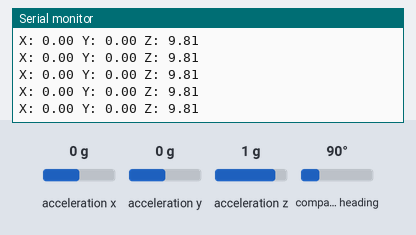
Bench run of a sketch on a simulated Arduino Uno, built with avr-gcc and run on an emulated ATmega328P. Parts: the last lines printed to the serial monitor. Inputs (shaded band) come from the test bench; at power-on: acceleration x 0 g, acceleration y 0 g, acceleration z 1 g, compass heading 90°.

Above: at 2.2 s.
2.3 s: acceleration x set to -1.4 g
At 2.34 s:
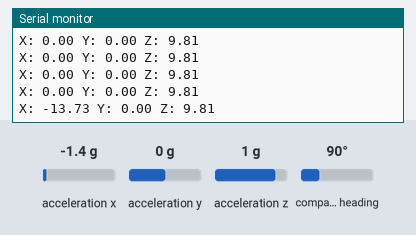
3.8 s: acceleration y set to -1.4 g
At 3.88 s:
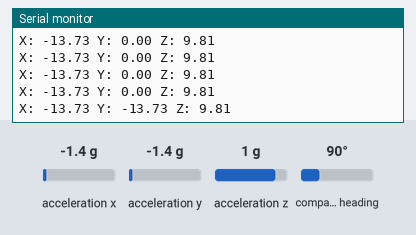
5.3 s: acceleration x set to -0.8 g
At 5.32 s:
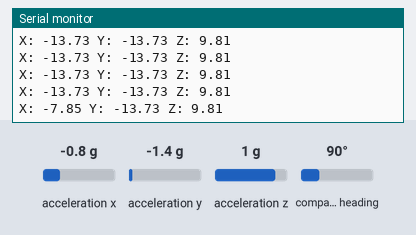
8.3 s: acceleration z set to -1.4 g
At 8.3 s:
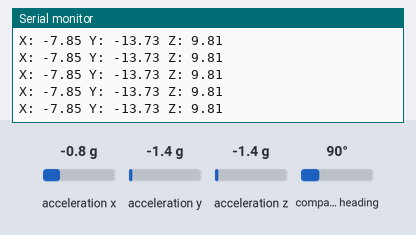
Timing chart, 0 to 11.3 s (numbered marks = the images above; inputs shaded):
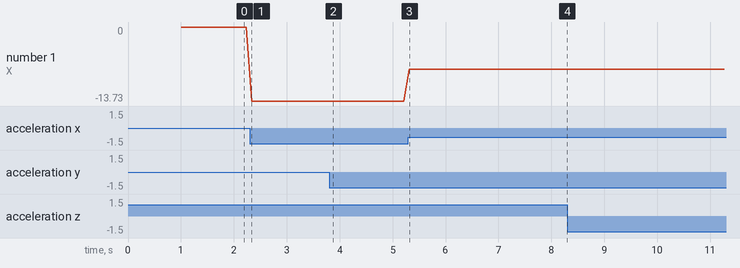

Measured:
- after the input at 2.3 s, the serial monitor: prints a new line at once (image 1)
- after the input at 3.8 s, the serial monitor: prints a new line after 0.08 s (image 2)
- after the input at 5.3 s, the serial monitor: prints a new line at once (image 3)
- plotted number 1: 0 → -13.73 after the input at 2.3 s, -13.73 → -7.85 after the input at 5.3 s

The sketch:

arduino_node_IMU_magno.ino
```cpp
#include <Wire.h>;
#include <Adafruit_Sensor.h>;
#include <Adafruit_BNO055.h>
#include <utility/imumaths.h>

Adafruit_BNO055 bno = Adafruit_BNO055(55);

void setup(void)
{
 Serial.begin(9600);
 Serial.println("Orientation Sensor Test"); Serial.println("");

 /* Initialise the sensor */
 if(!bno.begin())
 {
 /* There was a problem detecting the BNO055 ... check your connections */
 Serial.print("Ooops, no BNO055 detected ... Check your wiring or I2C ADDR!");
 while(1);
 }

 delay(1000);

 bno.setExtCrystalUse(true);
}
void loop(void)
{
 imu::Vector<3> acc = bno.getVector(Adafruit_BNO055::VECTOR_ACCELEROMETER );
 Serial.print("X: ");
 Serial.print(acc.x());
 Serial.print(" Y: ");
 Serial.print(acc.y());
 Serial.print(" Z: ");
 Serial.print(acc.z());
 Serial.print("\t\t");
 Serial.println("");

 delay(100);
}
```
